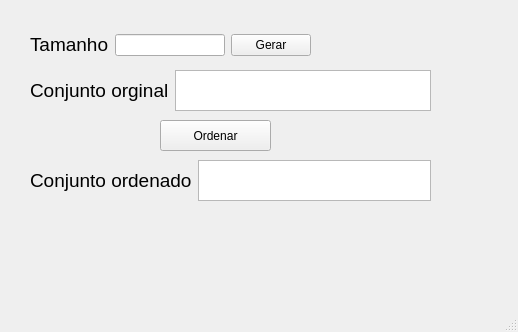
<?xml version="1.0" encoding="UTF-8"?>
<ui version="4.0">
 <class>MainWindow</class>
 <widget class="QMainWindow" name="MainWindow">
  <property name="geometry">
   <rect>
    <x>0</x>
    <y>0</y>
    <width>518</width>
    <height>332</height>
   </rect>
  </property>
  <property name="windowTitle">
   <string>Sistema ordenar fila</string>
  </property>
  <widget class="QWidget" name="centralwidget">
   <widget class="QWidget" name="layoutWidget">
    <property name="geometry">
     <rect>
      <x>30</x>
      <y>30</y>
      <width>281</width>
      <height>30</height>
     </rect>
    </property>
    <layout class="QHBoxLayout" name="horizontalLayout_4">
     <item>
      <layout class="QHBoxLayout" name="horizontalLayout">
       <item>
        <widget class="QLabel" name="label">
         <property name="text">
          <string>&lt;html&gt;&lt;head/&gt;&lt;body&gt;&lt;p&gt;&lt;span style=&quot; font-size:14pt;&quot;&gt;Tamanho&lt;/span&gt;&lt;/p&gt;&lt;/body&gt;&lt;/html&gt;</string>
         </property>
        </widget>
       </item>
       <item>
        <widget class="QLineEdit" name="lineEditTamanho"/>
       </item>
      </layout>
     </item>
     <item>
      <widget class="QPushButton" name="pushButtonGerar">
       <property name="cursor">
        <cursorShape>PointingHandCursor</cursorShape>
       </property>
       <property name="text">
        <string>Gerar</string>
       </property>
      </widget>
     </item>
    </layout>
   </widget>
   <widget class="QWidget" name="layoutWidget_2">
    <property name="geometry">
     <rect>
      <x>30</x>
      <y>70</y>
      <width>401</width>
      <height>41</height>
     </rect>
    </property>
    <layout class="QHBoxLayout" name="horizontalLayout_2">
     <item>
      <widget class="QLabel" name="label_2">
       <property name="text">
        <string>&lt;html&gt;&lt;head/&gt;&lt;body&gt;&lt;p&gt;&lt;span style=&quot; font-size:14pt;&quot;&gt;Conjunto orginal&lt;/span&gt;&lt;/p&gt;&lt;/body&gt;&lt;/html&gt;</string>
       </property>
      </widget>
     </item>
     <item>
      <widget class="QTextEdit" name="textEditConjOri">
       <property name="readOnly">
        <bool>true</bool>
       </property>
      </widget>
     </item>
    </layout>
   </widget>
   <widget class="QPushButton" name="pushButtonOrdenar">
    <property name="geometry">
     <rect>
      <x>160</x>
      <y>120</y>
      <width>111</width>
      <height>31</height>
     </rect>
    </property>
    <property name="cursor">
     <cursorShape>PointingHandCursor</cursorShape>
    </property>
    <property name="text">
     <string>Ordenar</string>
    </property>
   </widget>
   <widget class="QWidget" name="layoutWidget_3">
    <property name="geometry">
     <rect>
      <x>30</x>
      <y>160</y>
      <width>401</width>
      <height>41</height>
     </rect>
    </property>
    <layout class="QHBoxLayout" name="horizontalLayout_3">
     <item>
      <widget class="QLabel" name="label_3">
       <property name="text">
        <string>&lt;html&gt;&lt;head/&gt;&lt;body&gt;&lt;p&gt;&lt;span style=&quot; font-size:14pt;&quot;&gt;Conjunto ordenado&lt;/span&gt;&lt;/p&gt;&lt;/body&gt;&lt;/html&gt;</string>
       </property>
      </widget>
     </item>
     <item>
      <widget class="QTextEdit" name="textEditConjOrdenado">
       <property name="readOnly">
        <bool>true</bool>
       </property>
      </widget>
     </item>
    </layout>
   </widget>
  </widget>
  <widget class="QMenuBar" name="menubar">
   <property name="geometry">
    <rect>
     <x>0</x>
     <y>0</y>
     <width>518</width>
     <height>21</height>
    </rect>
   </property>
  </widget>
  <widget class="QStatusBar" name="statusbar"/>
 </widget>
 <resources/>
 <connections/>
</ui>
